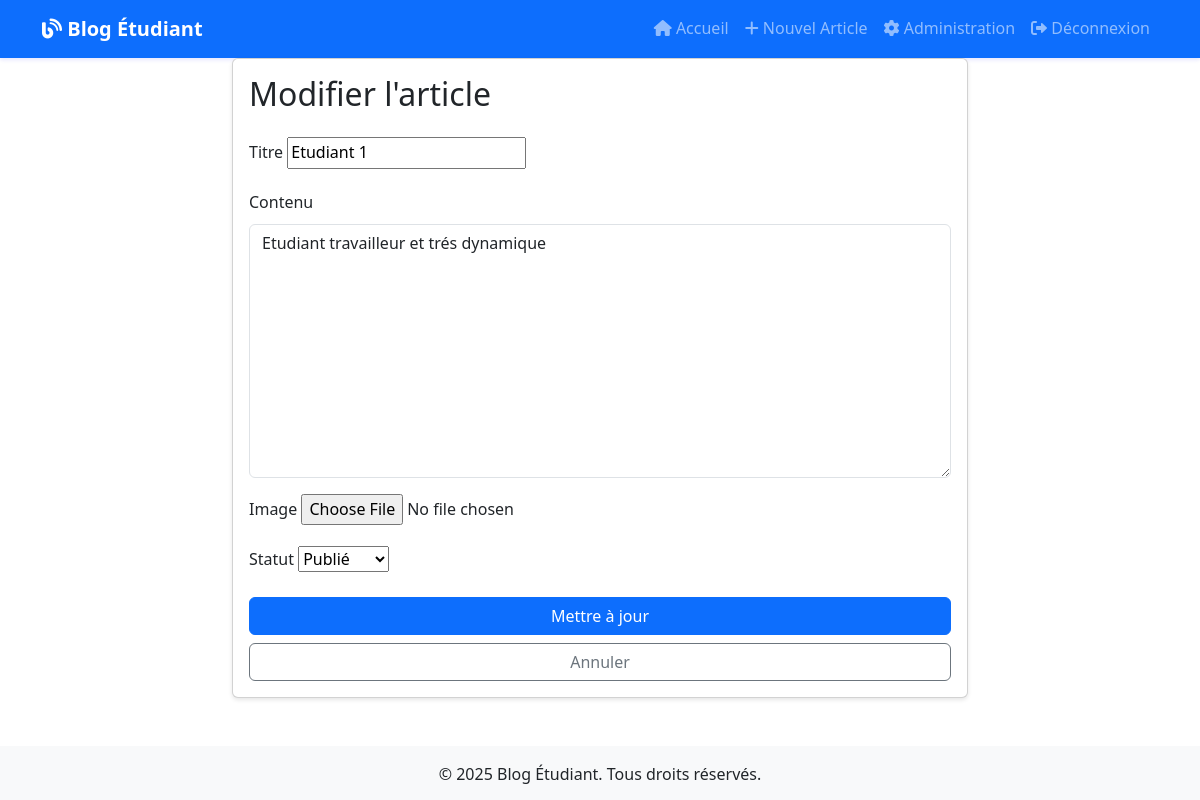
Page /article/1/update/ (signed in) on the committed database.
### blog/models.py (models this page shows, shortened)
class Article(models.Model):
    titre = models.CharField(max_length=200)
    contenu = models.TextField()
    date_publication = models.DateTimeField(default=timezone.now)
    auteur = models.ForeignKey(User, on_delete=models.CASCADE)
    image = models.ImageField(upload_to='articles/', null=True, blank=True)
    statut = models.CharField(max_length=20, choices=[
        ('brouillon', 'Brouillon'),
        ('publie', 'Publié')
    ], default='brouillon')
    nom_etudiant = models.CharField(max_length=100, default='')
    prenom_etudiant = models.CharField(max_length=100, default='')
    numero_etudiant = models.CharField(max_length=20, default='')
    filiere = models.CharField(max_length=100, default='')
    niveau = models.CharField(max_length=50, default='')
    email_etudiant = models.EmailField(default='')
    telephone = models.CharField(max_length=20, default='')
    date_naissance = models.DateField(null=True, blank=True)
    photo_etudiant = models.ImageField(upload_to='etudiants/', null=True, blank=True)
    class Meta:
        ordering = ['-date_publication']

### blog/views.py (the view)
# urls.py: path('article/<int:pk>/update/', ArticleUpdateView.as_view(), name='article-update'),
class ArticleUpdateView(LoginRequiredMixin, UserPassesTestMixin, UpdateView):
    model = Article
    template_name = 'blog/article_form.html'
    fields = ['titre', 'contenu', 'image', 'statut']
    success_url = reverse_lazy('article-list')
    def test_func(self):
        article = self.get_object()
        return article.auteur == self.request.user

### blog/templates/blog/article_form.html (shortened to what this page needs)
{% extends "blog/base.html" %}
{% block content %}
<div class="row">
    <div class="col-md-8 offset-md-2">
        <div class="card">
            <div class="card-body">
                <h2 class="card-title mb-4">
                    {% if form.instance.pk %}
                        Modifier l'article
                    {% else %}
                        Créer un nouvel article
                    {% endif %}
                </h2>
                <form method="post" enctype="multipart/form-data">
                    {% for field in form %}
                    <div class="mb-3">
                        <label for="{{ field.id_for_label }}" class="form-label">
                            {{ field.label }}
                        </label>
                        {% if field.name == 'contenu' %}
                            <textarea name="{{ field.name }}" id="{{ field.id_for_label }}"
                                    class="form-control" rows="10">{{ field.value|default:'' }}</textarea>
                        {% else %}
                            {{ field }}
                        {% endif %}
                    </div>
                    {% endfor %}
                    <div class="d-grid gap-2">
                        <button type="submit" class="btn btn-primary">
                            {% if form.instance.pk %}
                                Mettre à jour
                            {% else %}
                                Publier
                            {% endif %}
                        </button>
                        <a href="{% url 'article-list' %}" class="btn btn-outline-secondary">Annuler</a>
                    </div>
                </form>
            </div>
        </div>
    </div>
</div>
{% endblock %}

### blog/templates/blog/base.html (style rules this page uses)
body { font-family: 'Segoe UI', Tahoma, Geneva, Verdana, sans-serif; line-height: 1.6; }
.card { box-shadow: 0 2px 4px rgba(0,0,0,0.1); }

### rows in the picture
Article: form "Etudiant 1" "Publié", contenu "Etudiant travailleur et trés dynamique"

### other values in the picture
{{ field.label }} "Titre" "Contenu" "Image" "Statut"
